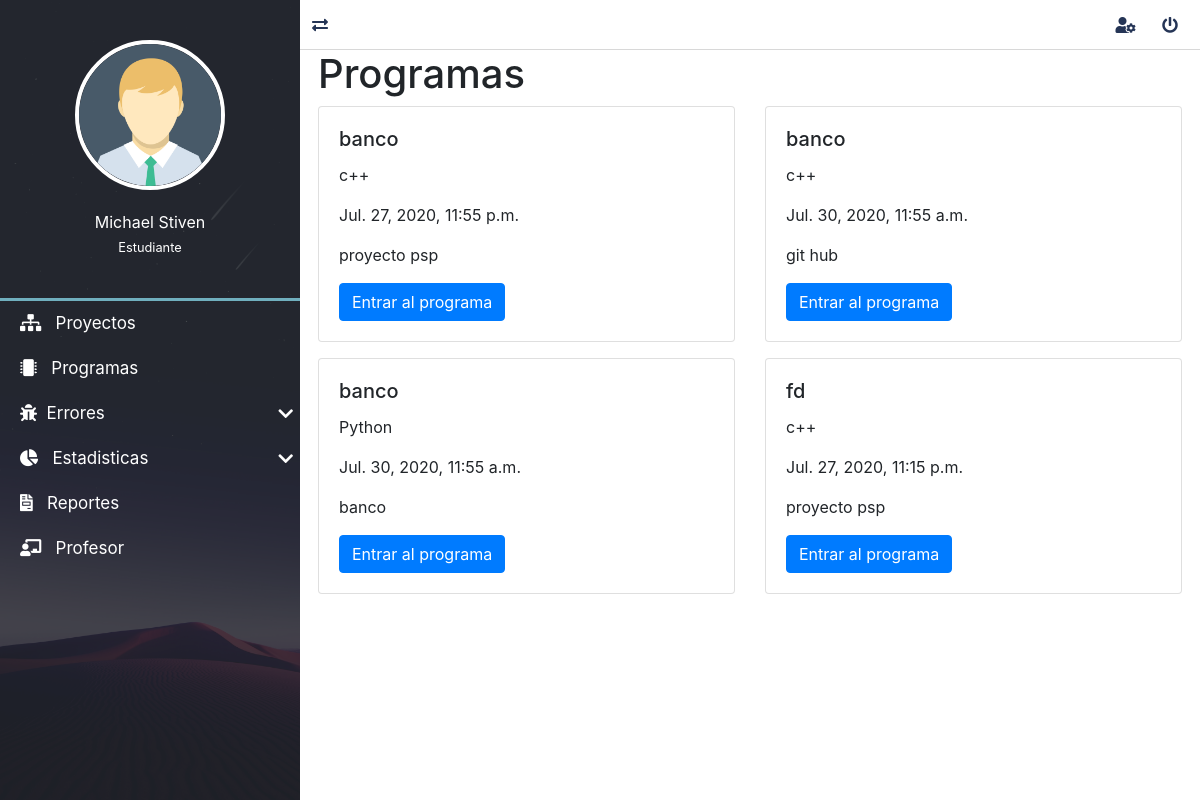
The page /programas/ (signed in) on the database its author committed.
### programas/models.py (models this page shows, shortened)
class Programa(models.Model):
    id_usuario = models.ForeignKey(settings.AUTH_USER_MODEL, verbose_name="usuario", on_delete=models.CASCADE)
    id_proyecto = models.ForeignKey("proyectos.Proyecto", verbose_name="proyecto", on_delete=models.CASCADE)
    nombre = models.CharField(verbose_name="Nombre", max_length=200)
    descripcion = models.TextField(verbose_name="Descripción")
    id_lenguaje = models.ForeignKey("mainApp.Lenguaje", verbose_name="lenguaje", on_delete=models.CASCADE)
    id_medida = models.ForeignKey("mainApp.Medida", verbose_name="medida", on_delete=models.CASCADE)
    fecha_creacion = models.DateTimeField(auto_now_add=True, verbose_name="Fecha de creación")
    fecha_actualizacion = models.DateTimeField(auto_now=True, verbose_name="Fecha de edición")
    fecha_finalizacion = models.DateTimeField(verbose_name="Fecha de finalización", null=True, blank=True)
    class Meta:
        verbose_name = "Programa"
        verbose_name_plural = "Programas"
        ordering = ['nombre', 'fecha_creacion']

### mainApp/models.py (models this page shows)
class Lenguaje(models.Model):
    nombre = models.CharField(verbose_name="Nombre", max_length=200)
    class Meta:
        verbose_name = "Lenguaje"
        verbose_name_plural = "Lenguajes"
        ordering = ['nombre']
    def __str__(self):
        return self.nombre

### proyectos/models.py (models this page shows)
class Proyecto(models.Model):
    nombre=models.CharField(max_length=50, verbose_name="Nombre")
    id_proceso = models.ForeignKey("mainApp.Proceso", verbose_name="Proceso", on_delete=models.CASCADE)
    descripcion=models.TextField(verbose_name="Descripcion")
    fechaInicio=models.DateTimeField(auto_now_add=True, verbose_name="fechaCreacion")
    ultimaActualizacion=models.DateTimeField(auto_now=True, verbose_name="Actualizado")
    class Meta:
        verbose_name ="Proyecto"
        verbose_name_plural ="Proyectos"
    def __str__(self):
        return self.nombre

### programas/views.py (the view)
# urls.py: path('programas/', include('programas.urls')),
@login_required(login_url='login')
def programas(request):
    cont=Programa.objects.all()
    return render(request,'programaT/programas.html',{
        'title':'Programas',
        'contes':cont
    })

### mainApp/context_processors.py (called while the page is built)
def get_programasDeUsuario(request):
    programas= Programa.objects.all()
    return {'lista_programas':programas}

def get_lenguajes(request):
    lenguajes = Lenguaje.objects.all()
    return {'lista_lenguajes':lenguajes}

def get_medidas(request):
    medidas = Medida.objects.all()
    return {'lista_medidas':medidas}

def get_fases(request):
    fases = Fase.objects.all()
    return {'lista_fases':fases}

def get_tiposdefectos(request):
    tipos_defectos = TiposDefecto.objects.all()
    return {'lista_tipos_defectos':tipos_defectos}

### proyectos/context_processors.py (called while the page is built)
def get_proyecto(request):
    proyecto= Proyecto.objects.values_list('id','nombre','id_proceso' ,'descripcion', 'fechaInicio')
    return {
        'proyectos':proyecto
    }

### programas/templates/programaT/programas.html (shortened to what this page needs)
{% extends 'layouts/layout.html' %}
{% block content %}
    <h1>{{title}}</h1>
    <div class="row">
        {% for j in contes %}
        {% if j.id_usuario_id == request.user.id %}
            <div class="col-sm-6 mb-3">
                <div class="card">
                    <div class="card-body">
                        <h5 class="card-title">{{j.nombre}}</h5>
                        <p class="card-text">{{j.id_lenguaje}}</p>
                        <p class="card-text">{{j.fecha_creacion}}</p>
                        <p class="card-text">{{j.id_proyecto}}</p>
                        <a href="{% url 'detalles_programa' j.id j.nombre|slugify %}" class="btn btn-primary">Entrar al programa</a>
                    </div>
                </div>
            </div>
            {% endif %}
        {% endfor %}
    </div>
{% endblock content %}

### mainApp/templates/layouts/layout.html (shortened to what this page needs)
{% load static %}
<!DOCTYPE html>
<html lang="es">
<head>
	<link rel="stylesheet" href="{% static 'dashboar/css/normalize.css' %}">
	<link rel="stylesheet" href="{% static 'dashboar/css/style.css' %}">
	<link rel="stylesheet" href="{% static 'dashboar/css/all.css' %}">
	<link rel="stylesheet" href="{% static 'dashboar/css/sweetalert2.min.css' %}">
	<link rel="stylesheet" href="{% static 'dashboar/css/jquery.mCustomScrollbar.css' %}">
	<link rel="stylesheet" href="https://stackpath.bootstrapcdn.com/bootstrap/4.5.0/css/bootstrap.min.css">
	<link rel="stylesheet" type="text/css" href="{% static 'css/style.css' %}">
</head>
<body>
	<main class="full-box main-container">
		<section class="full-box nav-lateral">
			<div class="full-box nav-lateral-content">
				<figure class="full-box nav-lateral-avatar">
					<img src=" {% static 'dashboar/assets/avatar/Avatar.png' %}" class="img-fluid" alt="Avatar">
					<figcaption class="roboto-medium text-center">
						{{request.user.first_name}} <br>
						{% if request.user.is_superuser %}
							<small class="roboto-condensed-light">Administrador</small>
						{% elif request.user.is_staff %}
							<small class="roboto-condensed-light">Profesor</small>
						{% else %}
							<small class="roboto-condensed-light">Estudiante</small>
						{% endif %}
					</figcaption>
				</figure>
				<div class="full-box nav-lateral-bar"></div>
				<nav class="full-box nav-lateral-menu">
					<ul>
						<li>
							<a href=" {% url 'proyectos' %}"><i class="fas fa-sitemap"></i> &nbsp; Proyectos</a>
						</li>
						{% if request.user.profesor %}
						<li>
							<a href="#" class="nav-btn-submenu"><i class="fas  fa-user-secret fa-fw"></i> &nbsp; Usuarios <i class="fas fa-chevron-down"></i></a>
							<ul>
								<li>
									<a href="user-new.html"><i class="fas fa-plus fa-fw"></i> &nbsp; Nuevo usuario</a>
								</li>
								<li>
									<a href="user-list.html"><i class="fas fa-clipboard-list fa-fw"></i> &nbsp; Lista de usuarios</a>
								</li>
								<li>
									<a href="user-search.html"><i class="fas fa-search fa-fw"></i> &nbsp; Buscar usuario</a>
								</li>
							</ul>
						</li>
						{% else %}
						<li>
							<a href=" {% url 'programas' %}"><i class="fas fa-microchip"></i> &nbsp; Programas</a>
						</li>
						<li>
							<a href="#" class="nav-btn-submenu"><i class="fas fa-bug"></i></i> &nbsp;Errores<i class="fas fa-chevron-down"></i></a>
						</li>
						<li>
							<a href="#" class="nav-btn-submenu"><i class="fas fa-chart-pie"></i> &nbsp; Estadisticas <i class="fas fa-chevron-down"></i></a>
						</li>
						<li>
							<a href="{% url 'lista_reportes' %}"><i class="fas fa-file-invoice"></i> &nbsp; Reportes</a>
						</li>
						<li>
							<a href="#"><i class="fas fa-chalkboard-teacher"></i> &nbsp; Profesor</a>
						</li>
						{% endif %}
					</ul>
				</nav>
			</div>
		</section>
		<section class="full-box page-content">
			<nav class="full-box navbar-info">
				<a href="#" class="float-left show-nav-lateral">
					<i class="fas fa-exchange-alt"></i>
				</a>
				{% if user.email %}
					{% if title != 'Perfil de usuario' %}
						<a href="{% url 'editPerfilUs' %}">
							<i class="fas fa-user-cog"></i>
						</a>
					{% endif %}
					<a href="#" class="btn-exit-system">
						<i class="fas fa-power-off"></i>
					</a>
				{% else %}
					<a href="{% url 'login' %}">
						<i class="fas fa-sign-in-alt"></i>
					</a>
				{% endif %}
			</nav>
			 <div class="content-box">
				{% block content %}
				{% endblock content %}
			</div>
		</section>
	</main>
</body>
</html>

### mainApp/static/dashboar/css/style.css (style rules this page uses)
:root { --color-one: #F5F5F5; --color-two: #24292E; --color-three: #70afbe; --form-color: #14111A; --accent-color: #253556; --border-color: #D8D8D8; }
body,html { width: 100vw; height: 100vh; background-color: var(--color-one); color: #333; font-size: 16px; }
.full-box { margin: 0; padding: 0; box-sizing: border-box; width: 100%; }
.main-container { height: 100%; position: absolute; top: 0; left: 0; overflow: hidden; }
.page-content, .nav-lateral { height: 100%; overflow: hidden; }
.page-content { position: relative; padding-left: 300px; transition: all .2s ease-in-out; padding-bottom: 20px; }
.nav-lateral { width: 300px; position: absolute; top: 0; left: 0; z-index: 1; transition: all .2s ease-in-out; background-image: url('../assets/img/nav-font.jpg'); background-position: center center; background-size: cover; }
.nav-lateral-content { max-width: 300px; height: 100%; background-color: rgba(36, 41, 46, .8); }
.nav-lateral-bar { height: 3px; background-color: var(--color-three); }
.nav-lateral-avatar { padding: 40px 0; }
.nav-lateral-avatar img { width: 50%; margin: 0 auto; display: block; border: 4px solid #FFF; border-radius: 100%; }
.nav-lateral-avatar figcaption { margin-top: 20px; color: #FFF; }
.nav-lateral-menu { height: auto; }
.nav-lateral-menu ul { margin: 0; padding: 0; list-style: none; }
.nav-lateral-menu ul li { width: 100%; height: auto; }
.nav-lateral-menu ul li a { display: block; width: 100%; height: 45px; line-height: 45px; text-decoration: none; color: #FFF; font-size: 17px; box-sizing: border-box; padding-left: 20px; transition: all .2s ease-in-out; }
.nav-lateral-menu .fa-chevron-down, .nav-lateral-menu .fa-chevron-up { float: right; height: 45px; line-height: 45px; margin-right: 7px; transition: all .2s ease-in-out; }
.navbar-info { height: 50px; border-bottom: 1px solid var(--border-color); text-align: right; padding-right: 10px; }
.navbar-info a { color: var(--accent-color); height: 50px; min-width: 40px; text-align: center; line-height: 50px; display: inline-block; transition: all .2s ease-out; user-select: none; }
.content-box { margin-left: 2%; margin-right: 2%; }

### mainApp/static/dashboar/css/all.css (style rules this page uses)
.fa, .fas, .far, .fal, .fab { -moz-osx-font-smoothing: grayscale; -webkit-font-smoothing: antialiased; display: inline-block; font-style: normal; font-variant: normal; text-rendering: auto; line-height: 1; }
.fa-bug:before { content: "\f188"; }
.fa-chalkboard-teacher:before { content: "\f51c"; }
.fa-chart-pie:before { content: "\f200"; }
.fa-chevron-down:before { content: "\f078"; }
.fa-exchange-alt:before { content: "\f362"; }
.fa-file-invoice:before { content: "\f570"; }
.fa-microchip:before { content: "\f2db"; }
.fa-power-off:before { content: "\f011"; }
.fa-sitemap:before { content: "\f0e8"; }
.fa-user-cog:before { content: "\f4fe"; }
.fa, .fas { font-family: 'Font Awesome 5 Free'; font-weight: 900; }

### mainApp/static/css/style.css (style rules this page uses)
:root { --fondo: url("../img/fondoLogin.png"); --porsentaje-borde-radius: 5%; --px-borde-radius: 4px; --bac-color: #70afbe; --shadow-box: 0px 4px 18px 3px rgba(0,0,0,0.75);; }
.card { transition: box-shadow 0.5s; }

### rows shown on the page
Programa: nombre "banco", id_lenguaje "c++", fecha_creacion "Jul. 27, 2020, 11:55 p.m.", id_proyecto "proyecto psp"
Programa: nombre "banco", id_lenguaje "c++", fecha_creacion "Jul. 30, 2020, 11:55 a.m.", id_proyecto "git hub"
Programa: nombre "banco", id_lenguaje "Python", fecha_creacion "Jul. 30, 2020, 11:55 a.m.", id_proyecto "banco"
Programa: nombre "fd", id_lenguaje "c++", fecha_creacion "Jul. 27, 2020, 11:15 p.m.", id_proyecto "proyecto psp"

### other values the page prints
{{ request.user.first_name }} "Michael Stiven"
{{ title }} "Programas"
